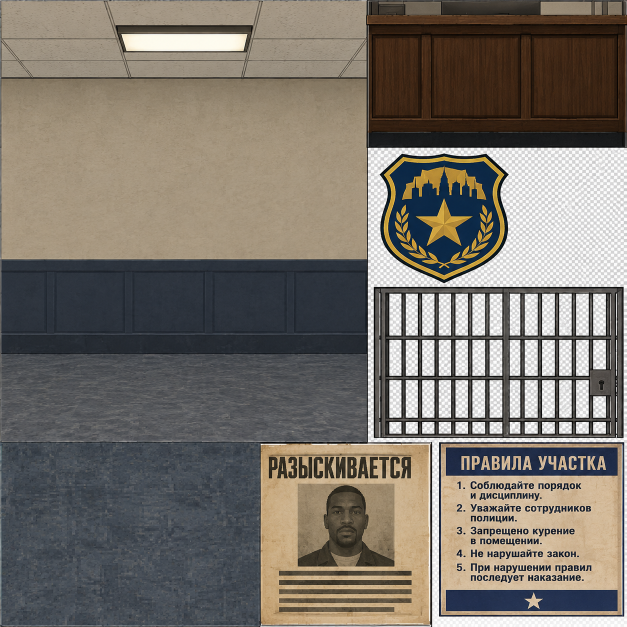
#> input picture client-mods/lspd/src/_sheet_chatgpt.png, 1254 x 1254 px (shown at 1/2 size); its folder holds 8 pictures in this run
$ python build_lspd.py ../lspd/src/bpd2_rules.png ../lspd/src/bpd4_brick.png
#> lines starting #> are read from the running program, lines starting #| are printed output that depends on the picture
# Собирает наш LSPD: берёт оригинальные genintintpolicea.txd / genintintpoliceb.txd
# (из models/gta_int.img игрока) и заменяет в них текстуры на наши из ../lspd/src.
#   python build_lspd.py <папка с оригинальными txd> <папка для результата>
# Оригинальные файлы GTA в репозиторий не кладём.
import os, sys
from PIL import Image, ImageFilter
HERE = os.path.dirname(os.path.abspath(__file__)); sys.path.insert(0, HERE)
import txdpatch
S = os.path.join(HERE, '..', 'lspd', 'src')
L = lambda n: Image.open(os.path.join(S, n))
#> further down, sheet is the input picture: PIL image 1254x1254 RGB; mean R, G, B 121.6, 115.3, 106.9
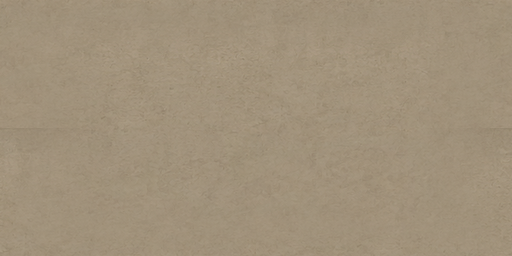
#> input picture client-mods/lspd/src/bpd_wall.png, 512 x 256 px
src_dir, out_dir = sys.argv[1], sys.argv[2]
os.makedirs(out_dir, exist_ok=True)
sheet = L('_sheet_chatgpt.png').convert('RGB')
wall = L('bpd_wall.png').resize((256, 256), Image.LANCZOS)
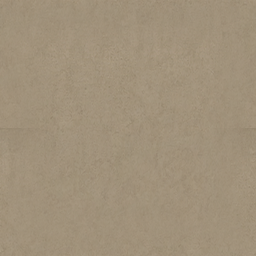
#> wall: PIL image 256x256 RGB; mean R, G, B 160.3, 145.2, 122.3
wains = sheet.crop((6, 524, 370, 702)).resize((256, 256), Image.LANCZOS)
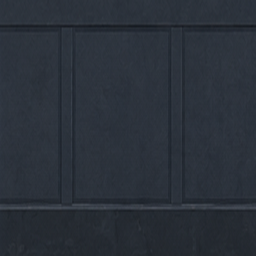
#> wains: PIL image 256x256 RGB; mean R, G, B 42.6, 48.9, 57.7
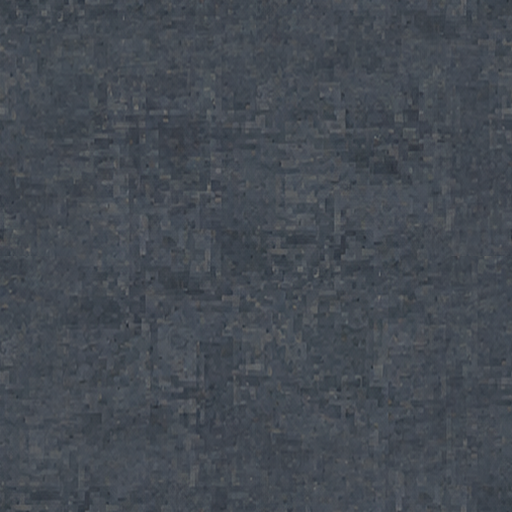
#> input picture client-mods/lspd/src/bpd_floor.png, 512 x 512 px
floor = L('bpd_floor.png').resize((256, 256), Image.LANCZOS)
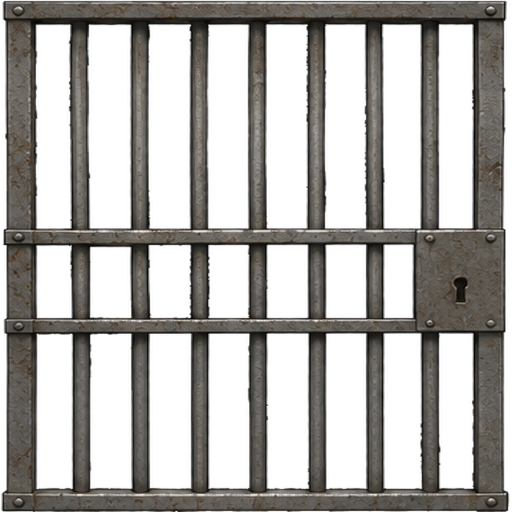
#> input picture client-mods/lspd/src/bpd2_bars.png, 1024 x 1024 px (shown at 1/2 size)
bars = L('bpd2_bars.png').resize((256, 256), Image.LANCZOS)
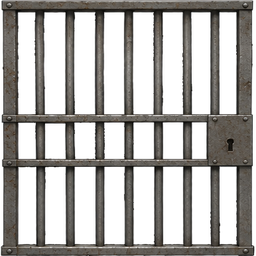
#> bars: PIL image 256x256 RGBA; mean R, G, B, A 56.7, 54.7, 51.9, 122.6; transparent parts drawn white
# Доска объявлений: модель int_policea02 берёт из cop_notice только две четверти
# (правая верхняя и левая нижняя) и натягивает их зеркально, поэтому каждую
# картинку отражаем по горизонтали.
mirror = lambda im: im.transpose(Image.FLIP_LEFT_RIGHT)
#> (the run stopped early here; a loop or call above may not have finished)
